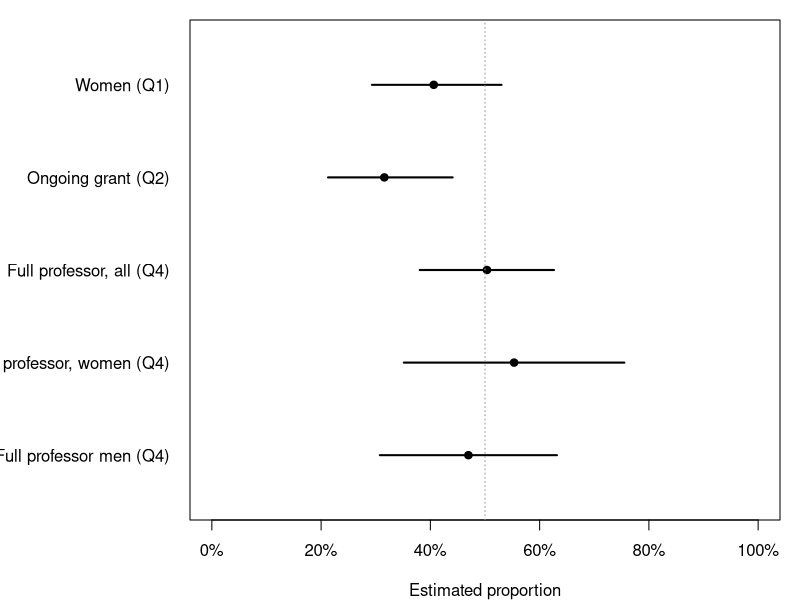

Write the R code that produced this figure.
## ---- chunk 1
#| label: libraries
#| include: false
library(knitr)
## ---- chunk 2
library(survey)
knitr::opts_chunk$set(echo = FALSE, message = FALSE, warning = FALSE)

# Rebuild the strata exactly as in analysis.Rmd (pooled small units)
frame <- read.csv("faculty_counts.csv", stringsAsFactors = FALSE)
pool <- list(
  "Military & PE (pooled)" = c("Air Force ROTC", "Army ROTC", "Navy ROTC",
                               "Health, Wellness & Physical Education"),
  "Small languages (pooled)" = c("International Comparative Studies",
                                 "Slavic & Eurasian Studies", "Romance Studies",
                                 "German Studies"),
  "Dance & Theater (pooled)" = c("Dance", "Theater Studies"),
  "Education & Gender Studies (pooled)" = c("Education",
                                            "Gender, Sexuality & Feminist Studies"),
  "Classical & Religious Studies (pooled)" = c("Classical Studies",
                                               "Religious Studies"))
frame$stratum <- frame$department
for (s in names(pool)) frame$stratum[frame$department %in% pool[[s]]] <- s
N_h <- tapply(frame$total_faculty, frame$stratum, sum)

dat <- read.csv("data.csv", na.strings = c("NA", ""), stringsAsFactors = FALSE)
stopifnot(all(dat$stratum %in% names(N_h)))
n_h <- table(dat$stratum)
dat$N_h <- as.numeric(N_h[dat$stratum])
dat$weight <- dat$N_h / as.numeric(n_h[dat$stratum])
dat$years_since_phd <- ifelse(dat$has_phd %in% 1, 2026 - dat$phd_year, NA)
dat$sex <- factor(dat$female, levels = c(0, 1), labels = c("Men", "Women"))
dat$emeritus <- grepl("meritus", dat$rank_title) | grepl("^Emeritus", dat$notes)
dat$double_listed <- grepl("roster", dat$notes, ignore.case = TRUE) & !dat$emeritus
des <- svydesign(ids = ~1, strata = ~stratum, weights = ~weight,
                 fpc = ~N_h, data = dat)

# helpers for inline numbers
pct <- function(x, d = 1) sprintf("%.*f%%", d, 100 * as.numeric(x))
ci_pct <- function(ci) sprintf("%.1f%% to %.1f%%", 100 * ci[1], 100 * ci[2])

# estimates
d1 <- subset(des, !is.na(female))
q1 <- svyciprop(~female, d1);                        q1_ci <- confint(q1)
d2 <- subset(des, !is.na(ongoing_grant_2026))
q2 <- svyciprop(~ongoing_grant_2026, d2);            q2_ci <- confint(q2)
d3 <- subset(des, has_phd %in% 1 & !is.na(years_since_phd))
q3 <- svymean(~years_since_phd, d3);                 q3_ci <- confint(q3)
q3b <- svyciprop(~I(has_phd == 1), subset(des, !is.na(has_phd)))
q3b_ci <- confint(q3b)
d4 <- subset(des, !is.na(female) & !is.na(full_professor))
q4 <- svyciprop(~full_professor, d4);                q4_ci <- confint(q4)
q4_by <- svyby(~full_professor, ~sex, d4, svymean, vartype = c("se", "ci"),
               covmat = TRUE)
q4_diff <- svycontrast(q4_by, c(-1, 1))
q4_test <- svychisq(~full_professor + sex, d4)
q4_diff_ci <- as.numeric(q4_diff) + c(-1, 1) * 1.96 * as.numeric(SE(q4_diff))

# counts for the text
n_missing <- colSums(is.na(dat[, c("female", "ongoing_grant_2026", "has_phd",
                                   "phd_year", "full_professor")]))
n_phd <- sum(dat$has_phd %in% 1)
n_nophd <- sum(dat$has_phd %in% 0)
n_women <- sum(dat$female %in% 1)
n_men <- sum(dat$female %in% 0)
n_emer <- sum(dat$emeritus)
n_dbl <- sum(dat$double_listed)

# sensitivity: drop emeriti and double-listed faculty from the sample
des2 <- subset(des, !emeritus & !double_listed)
s1 <- svyciprop(~female, subset(des2, !is.na(female)))
s2 <- svyciprop(~ongoing_grant_2026, subset(des2, !is.na(ongoing_grant_2026)))
s3 <- svymean(~years_since_phd, subset(des2, has_phd %in% 1 & !is.na(years_since_phd)))
s4 <- svyciprop(~full_professor, des2)
## ---- chunk 3
res <- data.frame(
  Question = c("1. Women", "2. Ongoing grant in 2026",
               "3. Mean years since Ph.D. (Ph.D. holders)",
               "4a. Full professor, all faculty",
               "4b. Full professor, women",
               "4c. Full professor, men",
               "4d. Difference in full professors (women - men)"),
  Estimate = c(sprintf("%.1f%%", 100 * q1), sprintf("%.1f%%", 100 * q2),
               sprintf("%.1f years", coef(q3)), sprintf("%.1f%%", 100 * q4),
               sprintf("%.1f%%", 100 * q4_by$full_professor[2]),
               sprintf("%.1f%%", 100 * q4_by$full_professor[1]),
               sprintf("%.1f%%", 100 * as.numeric(q4_diff))),
  `95% CI` = c(ci_pct(q1_ci), ci_pct(q2_ci),
               sprintf("%.1f to %.1f years", q3_ci[1], q3_ci[2]),
               ci_pct(q4_ci),
               ci_pct(c(q4_by$ci_l[2], q4_by$ci_u[2])),
               ci_pct(c(q4_by$ci_l[1], q4_by$ci_u[1])),
               sprintf("%.1f%% to %.1f%%", 100 * q4_diff_ci[1], 100 * q4_diff_ci[2])),
  check.names = FALSE)
knitr::kable(res, align = "lrr", caption = "Design-based estimates with 95% confidence intervals (n = 100).")
## ---- chunk 4
est <- c(as.numeric(q1), as.numeric(q2), as.numeric(q4),
         q4_by$full_professor[2], q4_by$full_professor[1])
lo <- c(q1_ci[1], q2_ci[1], q4_ci[1], q4_by$ci_l[2], q4_by$ci_l[1])
hi <- c(q1_ci[2], q2_ci[2], q4_ci[2], q4_by$ci_u[2], q4_by$ci_u[1])
labs <- c("Women (Q1)", "Ongoing grant (Q2)", "Full professor, all (Q4)", "Full professor, women (Q4)", "Full professor men (Q4)")
par(mar = c(4, 9.5, 1, 1))
y <- rev(seq_along(est))
plot(est, y, xlim = c(0, 1), ylim = c(0.5, length(est) + 0.5), pch = 19,
     yaxt = "n", xaxt = "n", xlab = "Estimated proportion", ylab = "")
segments(lo, y, hi, y, lwd = 2)
axis(1, at = seq(0, 1, 0.2), labels = paste0(seq(0, 100, 20), "%"))
axis(2, at = y, labels = labs, las = 1, tick = FALSE)
abline(v = 0.5, lty = 3, col = "grey60")
## ---- chunk 5
sens <- data.frame(
  Question = c("1. Women", "2. Ongoing grant", "3. Mean years since Ph.D.",
               "4a. Full professor, all"),
  `All 100` = c(sprintf("%.1f%%", 100 * q1), sprintf("%.1f%%", 100 * q2),
                sprintf("%.1f", coef(q3)), sprintf("%.1f%%", 100 * q4)),
  `Without emeriti and double-listed` = c(sprintf("%.1f%%", 100 * s1),
                                         sprintf("%.1f%%", 100 * s2),
                                         sprintf("%.1f", coef(s3)),
                                         sprintf("%.1f%%", 100 * s4)),
  check.names = FALSE)
knitr::kable(sens, align = "lrr", caption = sprintf("Sensitivity: excluding the %d emeriti and double-listed faculty (the remaining %d are kept in the design)", n_emer + n_dbl, nrow(dat) - n_emer - n_dbl))
## ---- chunk 6
#| label: allocation
frame <- read.csv("faculty_counts.csv", stringsAsFactors = FALSE)
N <- sum(frame$total_faculty)
n <- 100

# Pool units too small to receive 2 sampled faculty on their own
pool <- list(
  "Military & PE (pooled)" = c("Air Force ROTC", "Army ROTC", "Navy ROTC",
                               "Health, Wellness & Physical Education"),
  "Small languages (pooled)" = c("International Comparative Studies",
                                 "Slavic & Eurasian Studies", "Romance Studies",
                                 "German Studies"),
  "Dance & Theater (pooled)" = c("Dance", "Theater Studies"),
  "Education & Gender Studies (pooled)" = c("Education",
                                            "Gender, Sexuality & Feminist Studies"),
  "Classical & Religious Studies (pooled)" = c("Classical Studies",
                                               "Religious Studies")
)
frame$stratum <- frame$department
for (s in names(pool)) frame$stratum[frame$department %in% pool[[s]]] <- s

strata <- aggregate(total_faculty ~ stratum, data = frame, FUN = sum)
names(strata)[2] <- "N_h"

# Proportional allocation with largest-remainder rounding
strata$exact <- n * strata$N_h / N
strata$n_h <- floor(strata$exact)
short <- n - sum(strata$n_h)
bump <- order(strata$exact - strata$n_h, decreasing = TRUE)[seq_len(short)]
strata$n_h[bump] <- strata$n_h[bump] + 1

# Inclusion probabilities and design weights
strata$pi <- strata$n_h / strata$N_h
strata$weight <- strata$N_h / strata$n_h

stopifnot(sum(strata$n_h) == n, all(strata$n_h >= 2),
          isTRUE(all.equal(sum(strata$n_h * strata$weight), N)))
## ---- chunk 7
#| label: alloc-table
#| echo: false
kable(strata[order(strata$stratum),
             c("stratum", "N_h", "exact", "n_h", "pi", "weight")],
      row.names = FALSE, digits = c(0, 0, 2, 0, 3, 2),
      col.names = c("Stratum", "$N_h$", "$nN_h/N$", "$n_h$",
                    "$\\pi_i = n_h/N_h$", "$1/\\pi_i = N_h/n_h$"),
      caption = "Proportional allocation and design weights by stratum")
